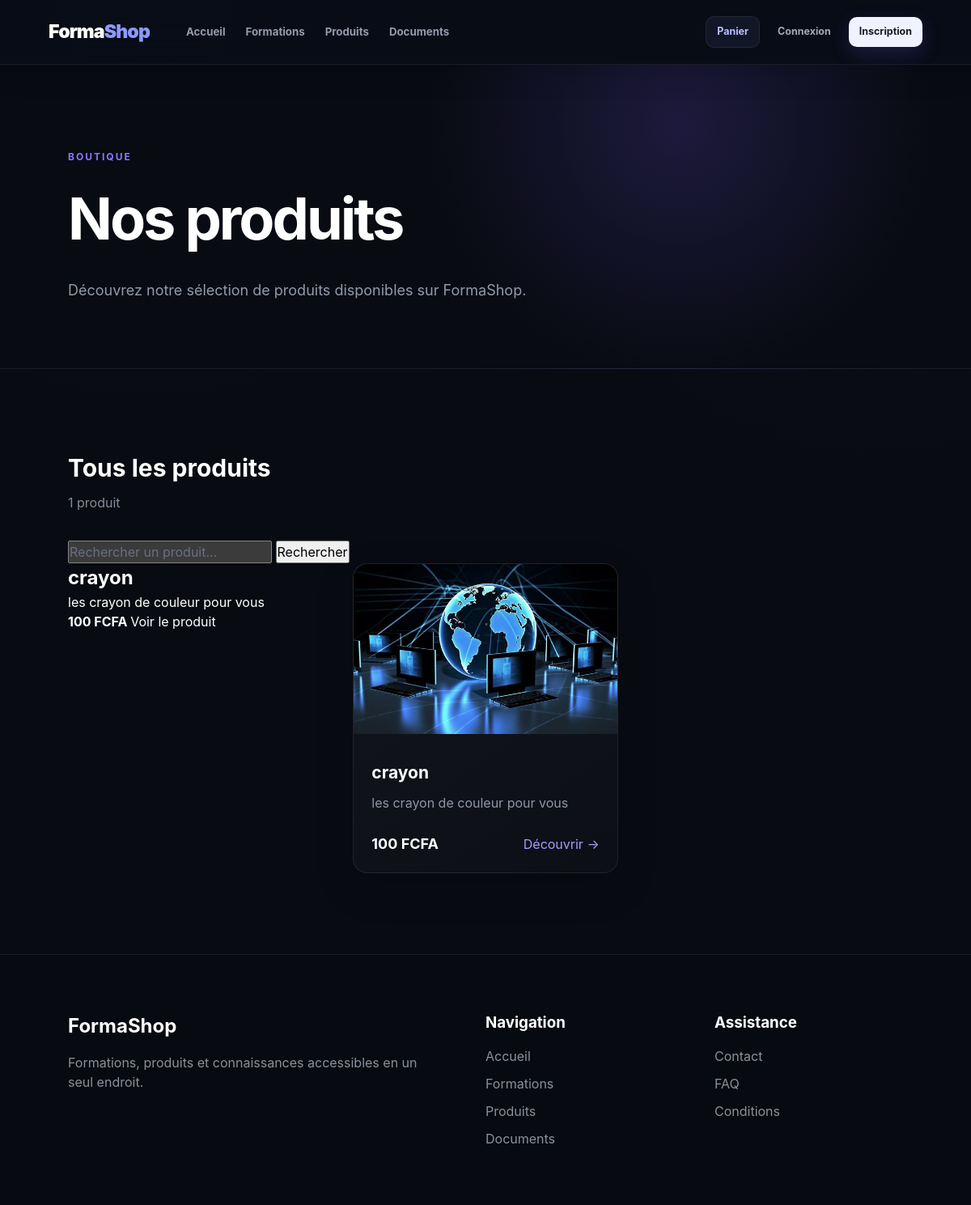
Screenshot of /products/ with the database file from the repository.
### products/models.py (models this page shows, shortened)
class Product(models.Model):
    name = models.CharField(
        max_length=200
    )
    seller = models.ForeignKey(
        settings.AUTH_USER_MODEL,
        on_delete=models.SET_NULL,
        null=True,
        blank=True,
        related_name="products_created"
    )
    description = models.TextField(
        blank=True
    )
    price = models.DecimalField(
        max_digits=10,
        decimal_places=2
    )
    stock = models.PositiveIntegerField(
        default=0
    )
    reward_tokens = models.PositiveIntegerField(
        default=20
    )
    is_featured = models.BooleanField(
        default=False
    )
    boost_until = models.DateTimeField(
        null=True,
        blank=True
    )
    image = models.ImageField(
        upload_to="products/",
        blank=True,
        null=True
    )
    seller = models.ForeignKey(
        settings.AUTH_USER_MODEL,
        on_delete=models.SET_NULL,
        null=True,
        blank=True,
        related_name="products_created"
    )
    created_at = models.DateTimeField(
        auto_now_add=True
    )

### products/views.py (the view)
def product_list(request):
    update_expired_boosts()
    search = request.GET.get("search", "").strip()
    products = Product.objects.filter(
        stock__gt=0
    )
    if search:
        products = products.filter(
            models.Q(name__icontains=search) |
            models.Q(description__icontains=search)
        )
    products = products.order_by(
        "-is_featured",
        "-created_at"
    )
    return render(
        request,
        "products/list.html",
        {
            "products": products,
            "search": search,
        }
    )

### products/views.py (called while the page is built)
def update_expired_boosts():
    now = timezone.now()
    Product.objects.filter(
        is_featured=True,
        boost_until__isnull=False,
        boost_until__lt=now
    ).update(
        is_featured=False,
        boost_until=None
    )

### config/template/products/list.html (shortened to what this page needs)
{% extends "base.html" %}
{% block content %}
<section class="listing-hero">
    <div>
        <span class="section-label">
            BOUTIQUE
        </span>
        <h1>Nos produits</h1>
        <p>
            Découvrez notre sélection de produits
            disponibles sur FormaShop.
        </p>
    </div>
</section>
<section class="section">
    <div class="listing-header">
        <div>
            <h2>Tous les produits</h2>
            <span>
                {{ products|length }} produit{{ products|length|pluralize }}
            </span>
        </div>
    </div>
<form method="GET">
    <input
        type="search"
        name="search"
        value="{{ search }}"
        placeholder="Rechercher un produit..."
    >
    <button type="submit">
        Rechercher
    </button>
</form>
    <div class="cards">
        {% for product in products %}
    <article>
        <h2>{{ product.name }}</h2>
        <p>
            {{ product.description }}
        </p>
        <strong>
            {{ product.price|floatformat:0 }} FCFA
        </strong>
        <a href="{% url 'product_detail' product.id %}">
            Voir le produit
        </a>
    </article>
{% empty %}
    <p>
        Aucun produit trouvé.
    </p>
{% endfor %}
{% for product in products %}
        <article class="product-card">
            {% if product.image %}
                <img
                    src="{{ product.image.url }}"
                    alt="{{ product.name }}"
                >
            {% else %}
                <div class="placeholder-image">
                    🛍️
                </div>
            {% endif %}
            <div class="card-content">
                <h3>
                    {{ product.name }}
                </h3>
                <p>
                    {{ product.description|truncatewords:20 }}
                </p>
                <div class="card-bottom">
                    <strong>
                        {{ product.price|floatformat:0 }} FCFA
                    </strong>
                    <a
                        href="{% url 'product_detail' product.id %}"
                    >
                        Découvrir →
                    </a>
                </div>
            </div>
        </article>
        {% endfor %}
    </div>
</section>
{% endblock %}

### config/static/css/style.css (style rules this page uses)
* { margin: 0; padding: 0; box-sizing: border-box; }
html { scroll-behavior: smooth; }
body { font-family: Inter, -apple-system, BlinkMacSystemFont, "Segoe UI", Arial, Helvetica, sans-serif; background: radial-gradient( circle at 15% 0%, rgba(124, 92, 255, 0.07), transparent 28% ), radial-gradient( circle at 90% 10%, rgba(92, 70, 220, 0.05), transparent 25% ), #080b12; color: #ffffff; min-height: 100vh; line-height: 1.5; -webkit-font-smoothing: antialiased; text-rendering: optimizeLegibility; }
a { color: inherit; text-decoration: none; }
button, input, textarea, select { font: inherit; }
button { cursor: pointer; }
img { max-width: 100%; display: block; }
.section { padding: 100px 7%; }
.section-label { color: #8d76ff; font-size: 12px; letter-spacing: 2px; font-weight: bold; text-transform: uppercase; }
.cards { display: grid; grid-template-columns: repeat(3, minmax(0, 1fr)); gap: 25px; }
.course-card, .product-card { overflow: hidden; border-radius: 18px; background: linear-gradient( 145deg, rgba(255, 255, 255, 0.045), rgba(255, 255, 255, 0.018) ); border: 1px solid rgba(255, 255, 255, 0.08); box-shadow: 0 18px 50px rgba(0, 0, 0, 0.16); transition: transform 0.3s ease, border-color 0.3s ease, box-shadow 0.3s ease; }
.course-card img, .product-card img { width: 100%; height: 210px; object-fit: cover; }
.card-content { padding: 22px; }
.card-content h3 { margin-top: 10px; font-size: 21px; }
.card-content p { color: #8e96a6; margin-top: 10px; line-height: 1.5; }
.card-bottom { margin-top: 25px; display: flex; justify-content: space-between; align-items: center; }
.card-bottom strong { font-size: 18px; }
.card-bottom a { color: #a99aff; }
.listing-hero { padding: 100px 7% 80px; background: radial-gradient( circle at 70% 20%, rgba(124, 92, 255, 0.18), transparent 35% ), #080b12; border-bottom: 1px solid rgba(255, 255, 255, 0.08); }
.listing-hero h1 { margin-top: 12px; font-size: clamp(45px, 6vw, 75px); letter-spacing: -3px; }
.listing-hero p { max-width: 600px; margin-top: 20px; color: #929aaa; font-size: 18px; line-height: 1.7; }
.listing-header { margin-bottom: 35px; display: flex; justify-content: space-between; align-items: end; }
.listing-header h2 { font-size: 30px; }
.listing-header span { display: block; margin-top: 8px; color: #858c9b; }
input, textarea, select { color-scheme: dark; }
input::placeholder, textarea::placeholder { color: #687080; }
form button:not(.mobile-menu-button) { transition: transform 0.2s ease, box-shadow 0.2s ease, filter 0.2s ease; }

### rows the page displays
Product: name "crayon", description "les crayon de couleur pour vous", price "100", image (picture)

### other values shown
{{ products|length }} "1"
